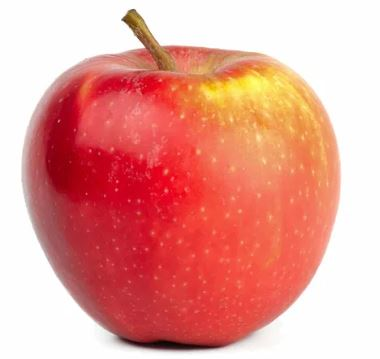
#> input picture images/test1.jpg, 380 x 359 px, found by its file name; its folder holds 4 pictures in this run
$ python img_preprocessing_pipeline.py
#> lines starting #> are read from the running program, lines starting #| are printed output that depends on the picture
import os
from pathlib import Path
from PIL import Image

# Папка с исходными фото
DATA_DIR = Path(r"C:\Users\79616\master-2025-team-2-0\images")

# Папка для сохранённых обработанных фото
OUTPUT_DIR = Path("C:\\Users\\79616\\master-2025-team-2-0\\processed_images")
OUTPUT_DIR.mkdir(exist_ok=True)

IMG_SIZE = (512, 512)
IMG_FORMAT = "JPEG"

def preprocess_and_save(img_path, out_path):
    """Приведение изображения к единому формату и размеру"""
    try:
        img = Image.open(img_path).convert("RGB")
#> img is the input picture: PIL image 380x359 RGB; mean R, G, B 232.2, 157.4, 148.8
        img = img.resize(IMG_SIZE)
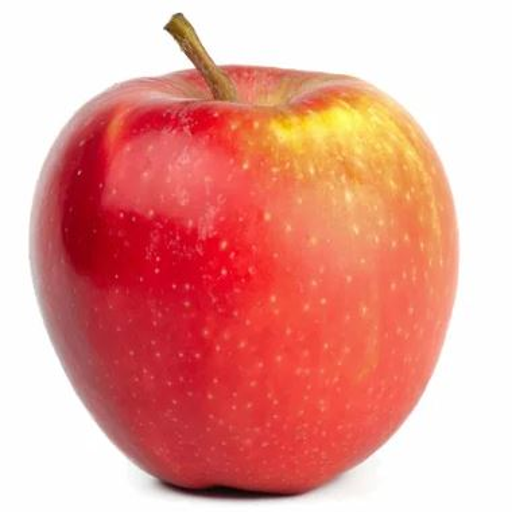
#> img: PIL image 512x512 RGB; mean R, G, B 232.2, 157.4, 148.8
        img.save(out_path, format=IMG_FORMAT, quality=95)
        print(f"[OK] {img_path.name} → {out_path.name}")
    except Exception as e:
        print(f"[WARN] Ошибка с {img_path.name}: {e}")

def run_pipeline():
    files = [f for f in os.listdir(DATA_DIR) if f.lower().endswith((".jpg", ".jpeg", ".png"))]
    files.sort()

    for idx, file in enumerate(files, start=1):
        img_path = DATA_DIR / file
        out_path = OUTPUT_DIR / f"{idx}.jpg"
        preprocess_and_save(img_path, out_path)
#> pass 2 of the loop in run_pipeline, `for idx, file in enumerate(files, start=1):`:
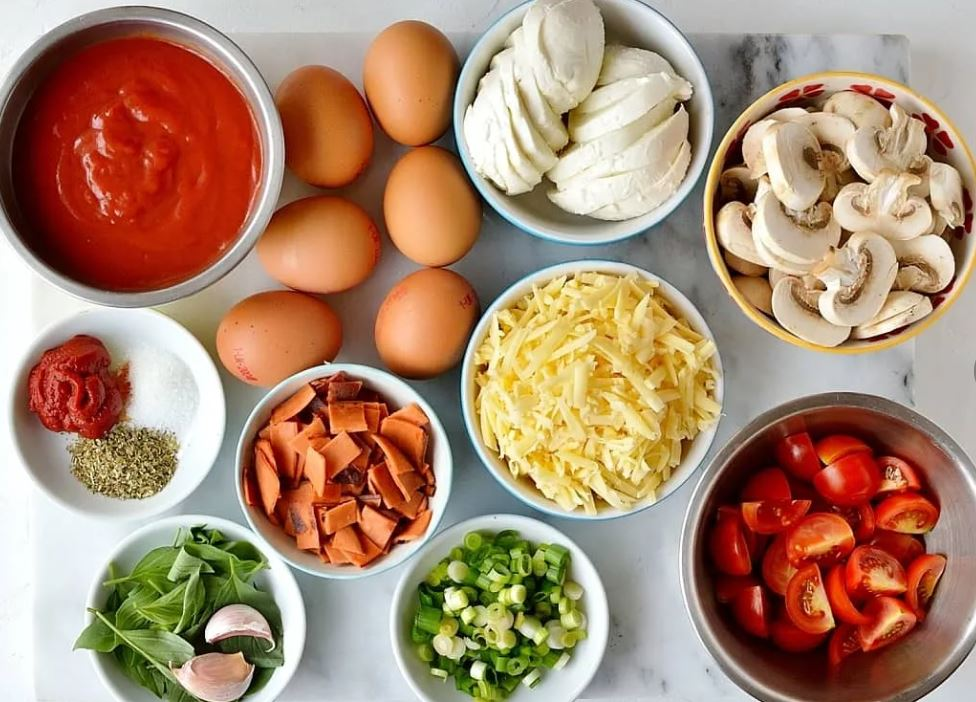
#> input picture images/test10.jpg, 976 x 702 px, found by its file name
#> in preprocess_and_save, img is the input picture: PIL image 976x702 RGB; mean R, G, B 170.5, 136.8, 111.5
#> in preprocess_and_save (call 2), `img = img.resize(IMG_SIZE)`:
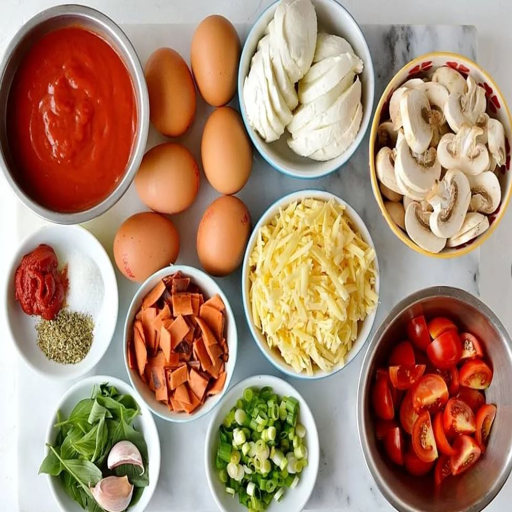
#> img: PIL image 512x512 RGB; mean R, G, B 170.5, 136.8, 111.5
#> pass 3 of the loop in run_pipeline, `for idx, file in enumerate(files, start=1):`:
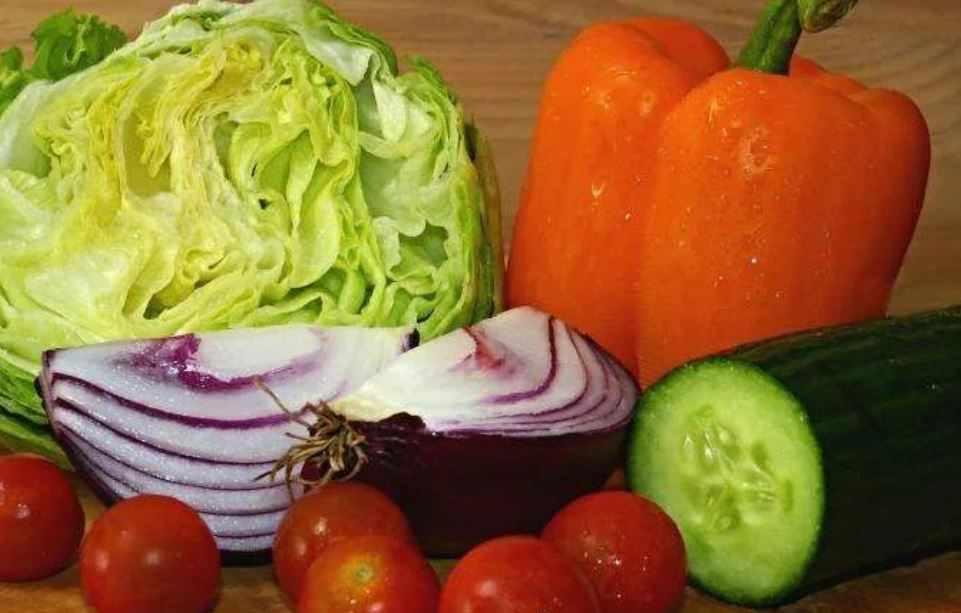
#> input picture images/test11.jpg, 961 x 613 px, found by its file name
#> in preprocess_and_save, img is the input picture: PIL image 961x613 RGB; mean R, G, B 145.6, 107.6, 51.1
#> in preprocess_and_save (call 3), `img = img.resize(IMG_SIZE)`:
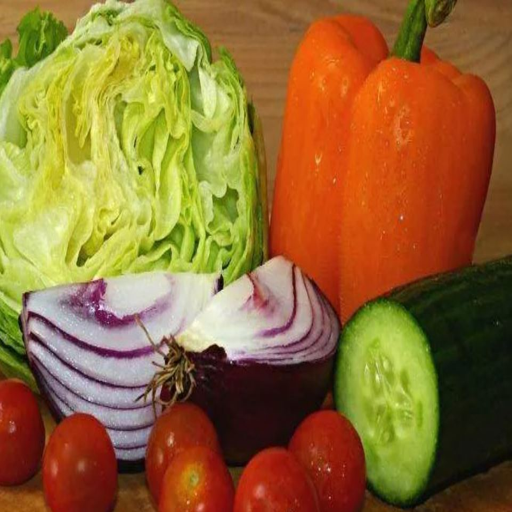
#> img: PIL image 512x512 RGB; mean R, G, B 145.6, 107.6, 51.1
#> the loop made 4 passes; the first 3 are shown

    print("[DONE] Все изображения обработаны и сохранены в папке processed_images/")

if __name__ == "__main__":
    run_pipeline()
